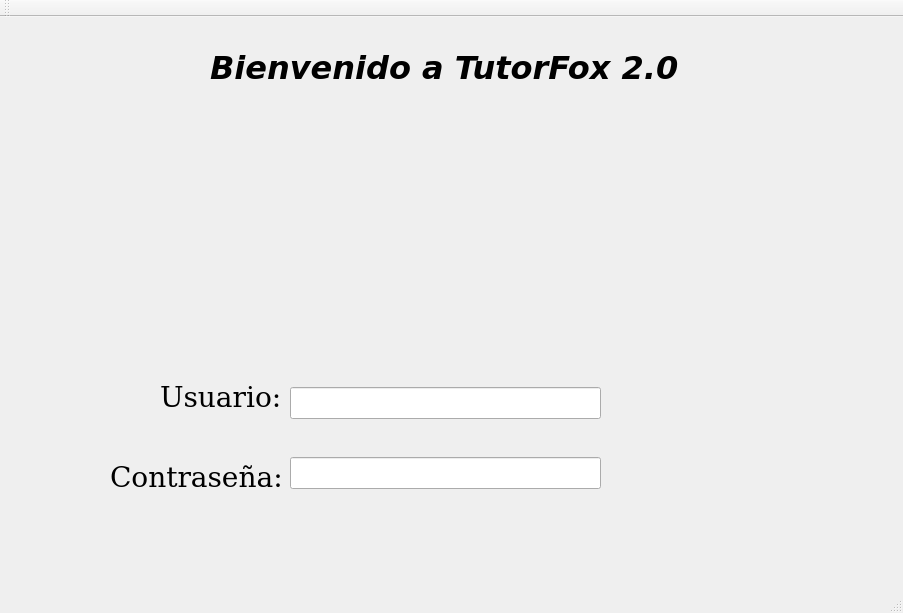
<?xml version="1.0" encoding="UTF-8"?>
<ui version="4.0">
 <class>MainWindow</class>
 <widget class="QMainWindow" name="MainWindow">
  <property name="geometry">
   <rect>
    <x>0</x>
    <y>0</y>
    <width>903</width>
    <height>613</height>
   </rect>
  </property>
  <property name="windowTitle">
   <string>TutorFox 2.0</string>
  </property>
  <widget class="QWidget" name="centralWidget">
   <property name="styleSheet">
    <string notr="true"/>
   </property>
   <widget class="QLabel" name="label">
    <property name="enabled">
     <bool>true</bool>
    </property>
    <property name="geometry">
     <rect>
      <x>330</x>
      <y>90</y>
      <width>271</width>
      <height>261</height>
     </rect>
    </property>
    <property name="text">
     <string/>
    </property>
    <property name="pixmap">
     <pixmap resource="resources.qrc">:/tutorfoxlogo.png</pixmap>
    </property>
   </widget>
   <widget class="QLabel" name="label_2">
    <property name="geometry">
     <rect>
      <x>210</x>
      <y>-10</y>
      <width>501</width>
      <height>121</height>
     </rect>
    </property>
    <property name="font">
     <font>
      <family>DejaVu Sans</family>
      <pointsize>24</pointsize>
      <weight>75</weight>
      <italic>true</italic>
      <bold>true</bold>
      <strikeout>false</strikeout>
      <kerning>true</kerning>
     </font>
    </property>
    <property name="text">
     <string>Bienvenido a TutorFox 2.0</string>
    </property>
   </widget>
   <widget class="QLabel" name="label_3">
    <property name="geometry">
     <rect>
      <x>160</x>
      <y>340</y>
      <width>121</width>
      <height>81</height>
     </rect>
    </property>
    <property name="font">
     <font>
      <family>DejaVu Serif</family>
      <pointsize>21</pointsize>
     </font>
    </property>
    <property name="text">
     <string>Usuario:</string>
    </property>
   </widget>
   <widget class="QLineEdit" name="lineEdit">
    <property name="geometry">
     <rect>
      <x>290</x>
      <y>370</y>
      <width>311</width>
      <height>32</height>
     </rect>
    </property>
   </widget>
   <widget class="QLabel" name="label_4">
    <property name="geometry">
     <rect>
      <x>110</x>
      <y>420</y>
      <width>171</width>
      <height>81</height>
     </rect>
    </property>
    <property name="font">
     <font>
      <family>DejaVu Serif</family>
      <pointsize>21</pointsize>
     </font>
    </property>
    <property name="text">
     <string>Contraseña:</string>
    </property>
   </widget>
   <widget class="QLineEdit" name="lineEdit_2">
    <property name="geometry">
     <rect>
      <x>290</x>
      <y>440</y>
      <width>311</width>
      <height>32</height>
     </rect>
    </property>
   </widget>
  </widget>
  <widget class="QMenuBar" name="menuBar">
   <property name="geometry">
    <rect>
     <x>0</x>
     <y>0</y>
     <width>903</width>
     <height>28</height>
    </rect>
   </property>
  </widget>
  <widget class="QToolBar" name="mainToolBar">
   <attribute name="toolBarArea">
    <enum>TopToolBarArea</enum>
   </attribute>
   <attribute name="toolBarBreak">
    <bool>false</bool>
   </attribute>
  </widget>
  <widget class="QStatusBar" name="statusBar"/>
 </widget>
 <layoutdefault spacing="6" margin="11"/>
 <resources>
  <include location="resources.qrc"/>
 </resources>
 <connections/>
</ui>
